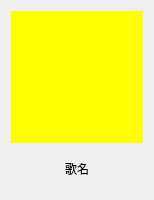
<?xml version="1.0" encoding="UTF-8"?>
<ui version="4.0">
 <class>RecBoxItem</class>
 <widget class="QWidget" name="RecBoxItem">
  <property name="geometry">
   <rect>
    <x>0</x>
    <y>0</y>
    <width>150</width>
    <height>200</height>
   </rect>
  </property>
  <property name="windowTitle">
   <string>Form</string>
  </property>
  <layout class="QVBoxLayout" name="verticalLayout">
   <item>
    <widget class="QWidget" name="musicImageBox" native="true">
     <property name="minimumSize">
      <size>
       <width>132</width>
       <height>132</height>
      </size>
     </property>
     <property name="maximumSize">
      <size>
       <width>150</width>
       <height>150</height>
      </size>
     </property>
     <widget class="QLabel" name="recMusicImage">
      <property name="geometry">
       <rect>
        <x>0</x>
        <y>0</y>
        <width>150</width>
        <height>150</height>
       </rect>
      </property>
      <property name="styleSheet">
       <string notr="true">background-color:rgb(255, 255, 0)</string>
      </property>
      <property name="text">
       <string/>
      </property>
     </widget>
     <widget class="QPushButton" name="recMusicBtn">
      <property name="geometry">
       <rect>
        <x>20</x>
        <y>50</y>
        <width>93</width>
        <height>28</height>
       </rect>
      </property>
      <property name="cursor">
       <cursorShape>PointingHandCursor</cursorShape>
      </property>
      <property name="styleSheet">
       <string notr="true">#recMusicBtn
{
	border:none;
}</string>
      </property>
      <property name="text">
       <string/>
      </property>
     </widget>
    </widget>
   </item>
   <item>
    <widget class="QLabel" name="recBoxItemText">
     <property name="text">
      <string>歌名</string>
     </property>
     <property name="textFormat">
      <enum>Qt::AutoText</enum>
     </property>
     <property name="alignment">
      <set>Qt::AlignCenter</set>
     </property>
    </widget>
   </item>
  </layout>
 </widget>
 <resources/>
 <connections/>
</ui>
